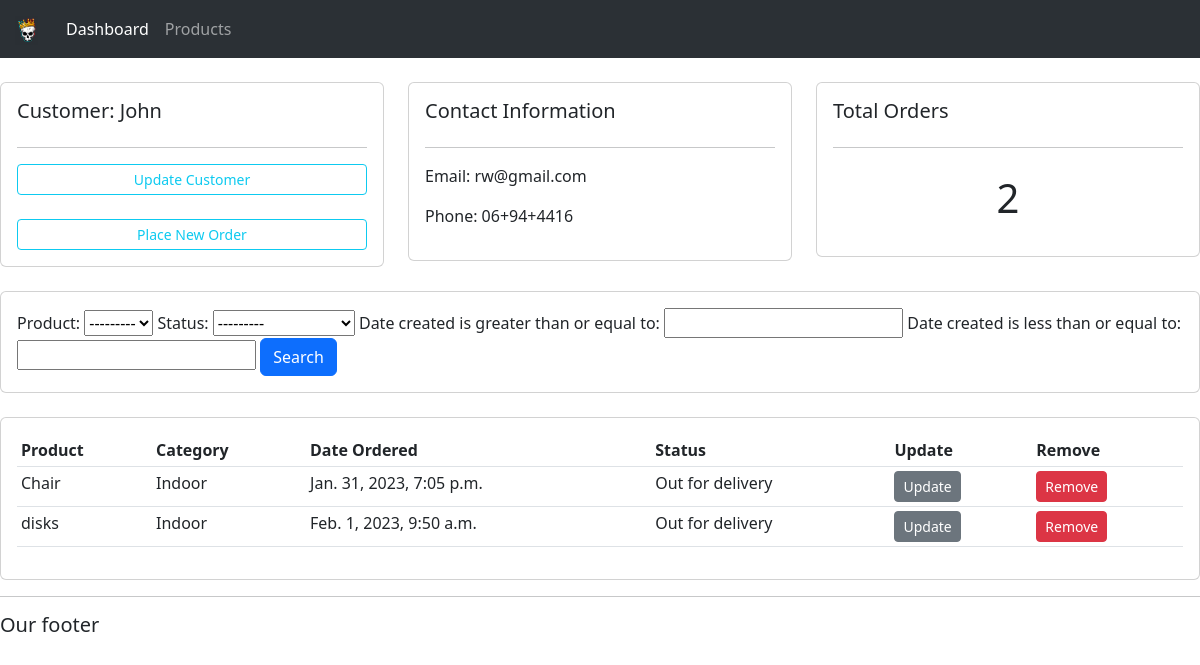
The app's page /customer/2/ with its own data.
### accounts/models.py (models this page shows, shortened)
class Customer(models.Model):
    name = models.CharField(max_length=200, null=True)
    phone = models.CharField(max_length=200, null=True)
    email = models.CharField(max_length=200, null=True)
    date_created = models.DateTimeField(auto_now_add=True, null=True)

class Order(models.Model):
    STATUS = (
        ('Pending', 'Pending'),
        ('Out for delivery', 'Out for Delivery'),
        ('Delivered', 'Delivered'),
    )
    cutomer = models.ForeignKey(Customer, null=True, on_delete=models.SET_NULL)#when order is deleted the customer will stay in the database but with a null value for order
    product = models.ForeignKey(Product, null=True, on_delete=models.SET_NULL)
    date_created = models.DateTimeField(auto_now_add=True, null=True)
    status = models.CharField(max_length=200, null=True, choices=STATUS)

class Product(models.Model):
    CATEGORY = (
        ('Indoor', 'Indoor'),
        ('Out Door', 'Out Door')
    )
    name = models.CharField(max_length=200, null=True)
    price = models.FloatField(null=True)
    category = models.CharField(max_length=200, null=True, choices=CATEGORY)
    description = models.CharField(max_length=255, null=True)
    date_created = models.DateTimeField(auto_now_add=True, null=True)
    tags = models.ManyToManyField(Tag)#different products can have more than one tag so we use a many to many relationship
    def __str__(self):
        return self.name

### accounts/views.py (the view)
# urls.py: path('customer/<str:pk>/', views.customer, name='customer'),
def customer(request, pk):
    customer = Customer.objects.get(id=pk)
    orders = customer.order_set.all()#this will show the orders of the customer with the id
    myfilter = OrderFilter(request.GET, queryset=orders)
    orders = myfilter.qs #this will allow the orders to be searched using qs(queryset)
    context = {
        'customer': customer,
        'orders': orders,
        'myfilter': myfilter
    }
    return render(request, 'accounts/customer.html', context)

### accounts/templates/accounts/customer.html
{% extends 'accounts/main.html' %}
{% block content %}
<br>
<div class="row">
    <div class="col-md">
        <div class="card card-body">
            <h5>Customer:    {{ customer.name.title }}</h5>
            <hr>
            <a class="btn btn-outline-info btn-sm btn-block" href="">Update Customer</a>
            <br>
            <a class="btn btn-outline-info btn-sm btn-block" href="{% url 'createOrder' customer.id %}">Place New Order</a>
        </div>
    </div>
    <div class="col-md">
        <div class="card card-body">
            <h5>Contact Information</h5>
            <hr>
            <p>Email: {{ customer.email }}</p>
            <p>Phone: {{ customer.phone }}</p>
        </div>
    </div>
    <div class="col-md">
        <div class="card card-body">
            <h5>Total Orders</h5>
            <hr>
            <h1 style="text-align: center; padding: 10px">{{ orders.count }}</h1>
        </div>
    </div>
</div>
<br>
<div class="row">
    <div class="col">
        <div class="card card-body">
            <form method="GET">
                {{ myfilter.form }}
                <button class="btn btn-primary" type="submit">Search</button>
            </form>
        </div>
    </div>
</div>
<br>
<div class="row">
    <div class="col-md">
        <div class="card card-body">
            <table class="table table-sm">
                <tr>
                    <th>Product</th>
                    <th>Category</th>
                    <th>Date Ordered</th>
                    <th>Status</th>
                    <th>Update</th>
                    <th>Remove</th>
                </tr>
                {% for order in orders %}
                <tr>
                    <td>{{order.product}}</td>
                    <td>{{order.product.category}}</td>
                    <td>{{order.date_created}}</td>
                    <td>{{order.status}}</td>
                    <td><a class="btn btn-sm btn-secondary" href="#">Update</a></td>
                    <td><a class="btn btn-sm btn-danger" href="#">Remove</a></td>
                </tr>
                {% endfor %}
            </table>
        </div>
    </div>
</div>
{% endblock %}

### static/css/main.css (style rules this page uses)
body { background-color: #ebeff5; }

### records on screen
Customer: name "John", email "rw@gmail.com", phone "06+94+4416"
Order: product "Chair", product.category "Indoor", date_created "Jan. 31, 2023, 7:05 p.m.", status "Out for delivery"
Order: product "disks", product.category "Indoor", date_created "Feb. 1, 2023, 9:50 a.m.", status "Out for delivery"

### other values on screen
{{ orders.count }} "2"
